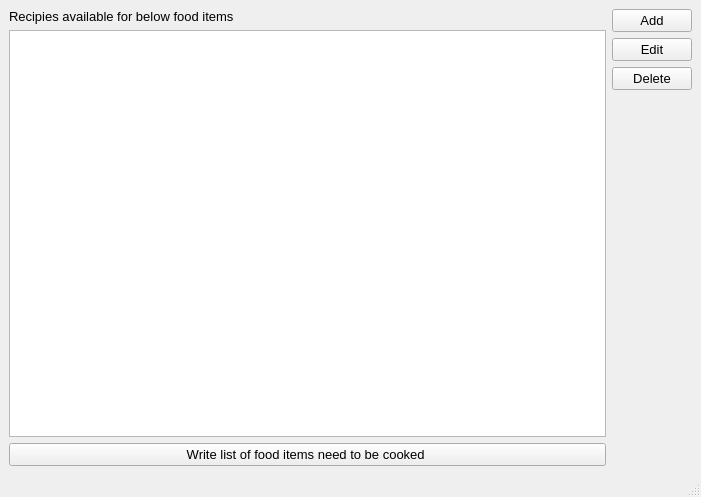
<?xml version="1.0" encoding="UTF-8"?>
<ui version="4.0">
 <class>MainWindow</class>
 <widget class="QMainWindow" name="MainWindow">
  <property name="geometry">
   <rect>
    <x>0</x>
    <y>0</y>
    <width>701</width>
    <height>497</height>
   </rect>
  </property>
  <property name="windowTitle">
   <string>MainWindow</string>
  </property>
  <property name="styleSheet">
   <string notr="true">font-size:13px;</string>
  </property>
  <widget class="QWidget" name="centralwidget">
   <layout class="QHBoxLayout" name="horizontalLayout">
    <item>
     <layout class="QVBoxLayout" name="verticalLayout_4">
      <item>
       <widget class="QLabel" name="label">
        <property name="text">
         <string>Recipies available for below food items</string>
        </property>
       </widget>
      </item>
      <item>
       <layout class="QVBoxLayout" name="verticalLayout_3">
        <item>
         <widget class="QListView" name="listView"/>
        </item>
        <item>
         <widget class="QPushButton" name="write_pushButton">
          <property name="text">
           <string>Write list of food items need to be cooked </string>
          </property>
         </widget>
        </item>
       </layout>
      </item>
     </layout>
    </item>
    <item>
     <layout class="QVBoxLayout" name="verticalLayout">
      <item>
       <widget class="QPushButton" name="Add_pushButton">
        <property name="text">
         <string>Add</string>
        </property>
       </widget>
      </item>
      <item>
       <widget class="QPushButton" name="Edit_pushButton">
        <property name="text">
         <string>Edit</string>
        </property>
       </widget>
      </item>
      <item>
       <widget class="QPushButton" name="Delete_pushButton">
        <property name="text">
         <string>Delete</string>
        </property>
       </widget>
      </item>
      <item>
       <spacer name="verticalSpacer">
        <property name="orientation">
         <enum>Qt::Vertical</enum>
        </property>
        <property name="sizeHint" stdset="0">
         <size>
          <width>20</width>
          <height>298</height>
         </size>
        </property>
       </spacer>
      </item>
     </layout>
    </item>
   </layout>
  </widget>
  <widget class="QMenuBar" name="menubar">
   <property name="geometry">
    <rect>
     <x>0</x>
     <y>0</y>
     <width>701</width>
     <height>23</height>
    </rect>
   </property>
  </widget>
  <widget class="QStatusBar" name="statusbar"/>
 </widget>
 <resources/>
 <connections/>
</ui>
